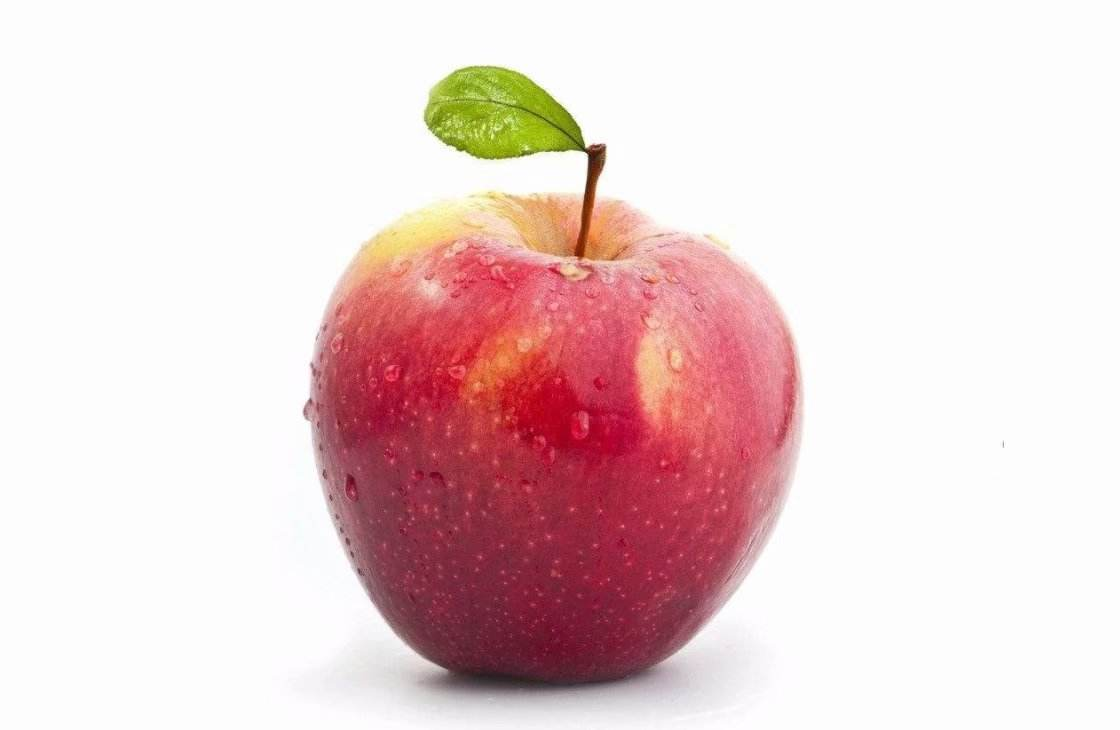
#> input picture T30_Algorithm/P1_Hash/01_aHash/img_test/apple-01.jpg, 1120 x 730 px
$ python ahash_v3.py
#> lines starting #> are read from the running program, lines starting #| are printed output that depends on the picture; long printed decimals are rounded
"""
以图搜图：均值哈希算法（Average Hash Algorithm）的原理与实现
测试环境：win10 | python 3.9.13 | OpenCV 4.4.0 | numpy 1.21.1
实验时间：2023-10-20
"""

# ---------------------------------------------------------------------------------------------------------------------
# 单图测试
# ---------------------------------------------------------------------------------------------------------------------

import os
import cv2
import numpy as np
import matplotlib.pyplot as plt

# # 测试图片路径
# img_path = 'img_test/apple-01.jpg'

# 获取当前脚本文件的路径
script_dir = os.path.dirname(__file__)
print(script_dir)

# 测试图片全路径
img_path = os.path.join(script_dir, 'img_test/apple-01.jpg')
print(img_path)

# 通过OpenCV加载图像
img = cv2.imread(img_path)
#> img is the input picture: shape (730, 1120, 3); mean B, G, R 210.4, 210.1, 234.1
plt.imshow(img, cmap='gray')
plt.show()

# 通道重排，从BGR转换为RGB
img_rgb = cv2.cvtColor(img, cv2.COLOR_BGR2RGB)
plt.imshow(img_rgb, cmap='gray')
plt.show()

# 使用OpenCV的resize函数将图像缩放为8x8像素，采用Cubic插值方法进行图像重采样（目的是确保图像的一致性，并降低计算的复杂度）
# cv2.INTER_NEAREST：最近邻插值，也称为最近邻算法。它简单地使用最接近目标像素的原始像素的值。虽然计算速度快，但可能导致图像质量下降。
# cv2.INTER_LINEAR：双线性插值，通过对最近的4个像素进行线性加权来估计目标像素的值。比最近邻插值更精确，但计算成本略高。
# cv2.INTER_CUBIC：双三次插值，使用16个最近像素的加权平均值来估计目标像素的值。通常情况下，这是一个不错的插值方法，适用于图像缩小。
# cv2.INTER_LANCZOS4：Lanczos插值，一种高质量的插值方法，使用Lanczos窗口函数。通常用于缩小图像，以保留图像中的细节和纹理。
img_resize = cv2.resize(img_rgb, (8, 8), cv2.INTER_CUBIC)
plt.imshow(img_resize, cmap='gray')
plt.show()
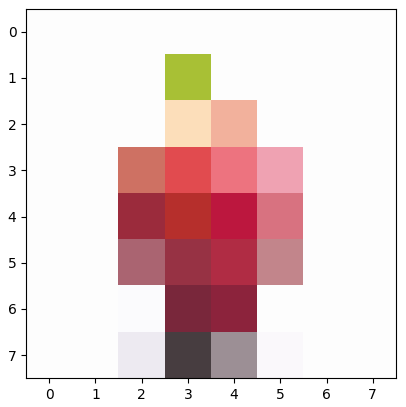
#> figure drawn by matplotlib, 1 panel

# 图像灰度化：将彩色图像转换为灰度图像。
img_gray = cv2.cvtColor(img_resize, cv2.COLOR_BGR2GRAY)
print(f"缩放8x8的图像中每个像素的颜色=\n{img_gray}")
#| 缩放8x8的图像中每个像素的颜色=
#| [[253 253 253 253 253 253 253 253]
#|  [253 253 253 148 253 253 253 253]
#|  [253 253 253 215 178 253 253 253]
#|  [253 253 119  93 132 176 253 253]
#|  [253 253  61  61  53 130 253 253]
#|  [253 253 112  67  66 142 253 253]
#|  [253 253 252  54  54 253 253 253]
#|  [253 253 236  63 146 249 253 253]]
plt.imshow(img_gray, cmap='gray')
plt.show()
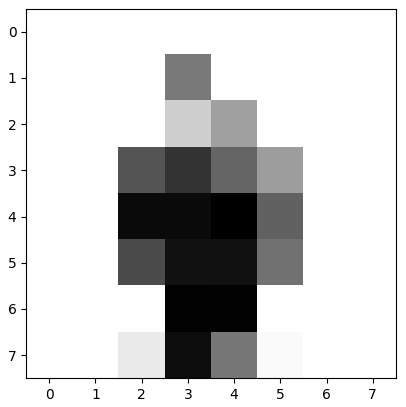
#> figure drawn by matplotlib, 1 panel

img_average = np.mean(img_gray)
#> img_average = 209.9
print(f"灰度图像中所有像素的平均值={img_average}")
#| 灰度图像中所有像素的平均值=209.891

# 遍历图像像素：嵌套循环遍历图像的所有像素，对比灰度图像的平均灰度值，转换为二进制的图像哈希值
# img_gray：是灰度图像
# img_gray.shape[0] 和 img_gray.shape[1] 分别表示图像的高度和宽度
img_hash_binary = []
for i in range(img_gray.shape[0]):
    for j in range(img_gray.shape[1]):
        if img_gray[i,j] >= img_average:
            img_hash_binary.append(1)
        else:
            img_hash_binary.append(0)
print(f"对比灰度图像的平均像素值降噪（图像的二进制哈希值）数组={img_hash_binary}")
#| 对比灰度图像的平均像素值降噪（图像的二进制哈希值）数组=[1, 1, 1, 1, 1, 1, 1, 1, 1, 1, 1, 0, 1, 1, 1, 1, 1, 1, 1, 1, 0, 1, 1, 1, 1, 1, 0, 0, 0, 0, 1, 1, 1, 1, 0, 0, 0, 0, 1, 1, 1, 1, 0, 0, 0, 0, 1, 1, 1, 1, 1, 0, 0, 1, 1, 1, 1, 1, 1, 0, 0, 1, 1, 1]

# 将列表中的元素转换为字符串并连接起来，形成一组64位的图像二进制哈希值字符串
img_hash_binary_str = ''.join(map(str, img_hash_binary))
print(f"对比灰度图像的平均像素值降噪（图像的二进制哈希值）={img_hash_binary_str}")
#| 对比灰度图像的平均像素值降噪（图像的二进制哈希值）=1111111111101111111101111100001111000011110000111110011111100111

# lambda表达式
img_hash_binary_str = ""
for i in range(8):
    img_hash_binary_str += ''.join(map(lambda i: '0' if i < img_average else '1', img_gray[i]))
print(f"对比灰度图像的平均像素值降噪（图像的二进制哈希值）={img_hash_binary_str}")
#| 对比灰度图像的平均像素值降噪（图像的二进制哈希值）=1111111111101111111101111100001111000011110000111110011111100111

# 用于存储图像哈希值的十六进制
img_hash = ""
# 遍历二进制哈希值：通过循环，代码以4位为一组遍历二进制哈希值 img_hash_binary_str。
# range(0, 64, 4) 确保代码在哈希值的每4位之间进行迭代。
for i in range(0, 64, 4):
    # 将4位二进制转换为一个十六进制字符
    # 在每次循环中，代码取出哈希值中的4位二进制（例如，img_hash_binary_str[i : i + 4]）
    # 然后使用'%x' % int(..., 2)将这4位二进制转换为一个十六进制字符。
    # int(..., 2)将二进制字符串转换为整数，'%x'将整数转换为十六进制字符。
    # 将十六进制字符追加到 img_hash：在每次循环中，得到的十六进制字符将被追加到 img_hash 字符串中。
    img_hash += "".join('%x' % int(img_hash_binary_str[i : i + 4], 2))
#> after the loop, img_hash = 'ffeff7c3c3c3e7e7'
print(f"图像可识别的哈希值={img_hash}")
#| 图像可识别的哈希值=ffeff7c3c3c3e7e7

$ run again, with T30_Algorithm/P1_Hash/01_aHash/img_test/apple-03.jpg copied over T30_Algorithm/P1_Hash/01_aHash/img_test/apple-01.jpg
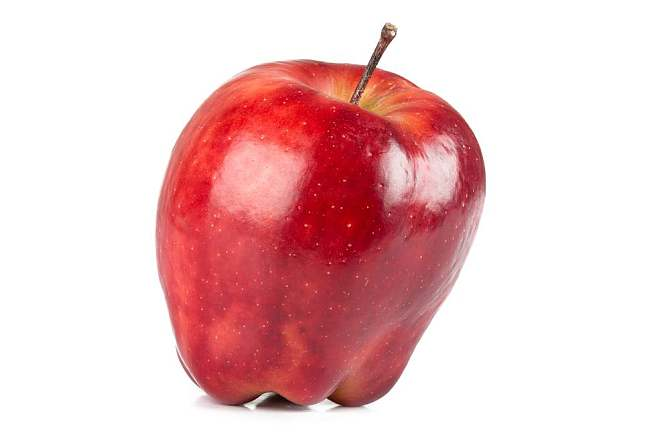
#> input picture T30_Algorithm/P1_Hash/01_aHash/img_test/apple-03.jpg, 670 x 447 px
#> img is the input picture: shape (447, 670, 3); mean B, G, R 200.7, 199, 236.9
#> `plt.show()`:
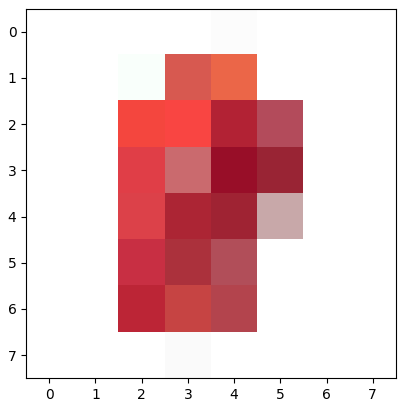
#> figure drawn by matplotlib, 1 panel
#| 缩放8x8的图像中每个像素的颜色=
#| [[255 255 255 255 252 255 255 255]
#|  [255 255 253 101 108 255 255 255]
#|  [255 255  87  89  56  92 255 255]
#|  [255 255  83 118  38  54 255 255]
#|  [255 255  85  57  54 172 255 255]
#> (further printed lines are left out)
#> `plt.show()`:
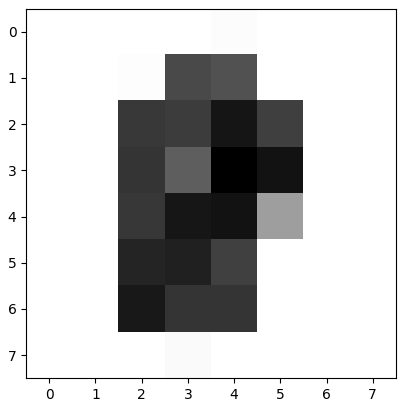
#> figure drawn by matplotlib, 1 panel
#> img_average = 200.9
#| 灰度图像中所有像素的平均值=200.906
#| 对比灰度图像的平均像素值降噪（图像的二进制哈希值）数组=[1, 1, 1, 1, 1, 1, 1, 1, 1, 1, 1, 0, 0, 1, 1, 1, 1, 1, 0, 0, 0, 0, 1, 1, 1, 1, 0, 0, 0, 0, 1, 1, 1, 1, 0, 0, 0, 0, 1, 1, 1, 1, 0, 0, 0, 1, 1, 1, 1, 1, 0, 0, 0, 1, 1, 1, 1, 1, 1, 1, 1, 1, 1, 1]
#| 对比灰度图像的平均像素值降噪（图像的二进制哈希值）=1111111111100111110000111100001111000011110001111100011111111111
#| 对比灰度图像的平均像素值降噪（图像的二进制哈希值）=1111111111100111110000111100001111000011110001111100011111111111
#> after the loop `for i in range(0, 64, 4):`: img_hash = 'ffe7c3c3c3c7c7ff'
#| 图像可识别的哈希值=ffe7c3c3c3c7c7ff

$ run again, with T30_Algorithm/P1_Hash/01_aHash/img_test/apple-04.jpg copied over T30_Algorithm/P1_Hash/01_aHash/img_test/apple-01.jpg
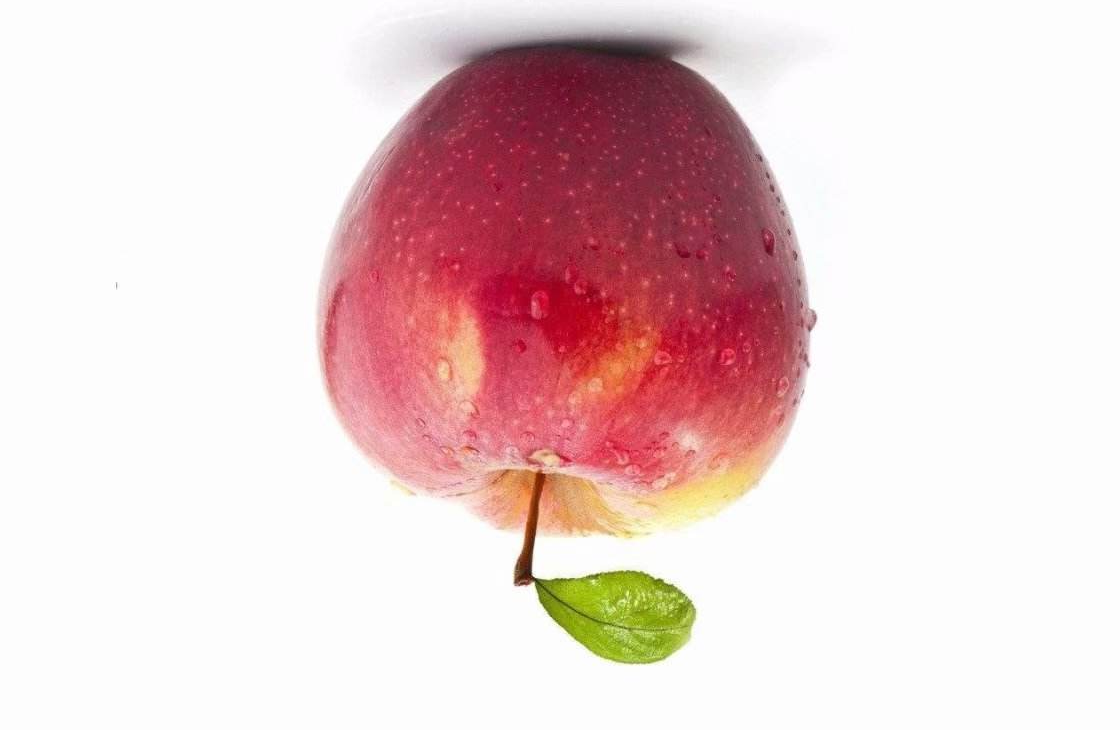
#> input picture T30_Algorithm/P1_Hash/01_aHash/img_test/apple-04.jpg, 1120 x 730 px
#> img is the input picture: shape (730, 1120, 3); mean B, G, R 210.4, 210.1, 234.1
#> `plt.show()`:
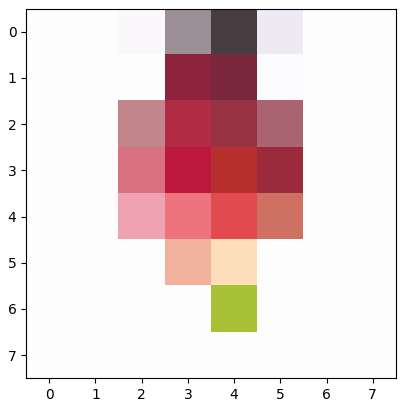
#> figure drawn by matplotlib, 1 panel
#| 缩放8x8的图像中每个像素的颜色=
#| [[253 253 249 146  63 236 253 253]
#|  [253 253 253  54  54 252 253 253]
#|  [253 253 142  66  67 112 253 253]
#|  [253 253 130  53  61  61 253 253]
#|  [253 253 176 132  93 119 253 253]
#> (further printed lines are left out)
#> `plt.show()`:
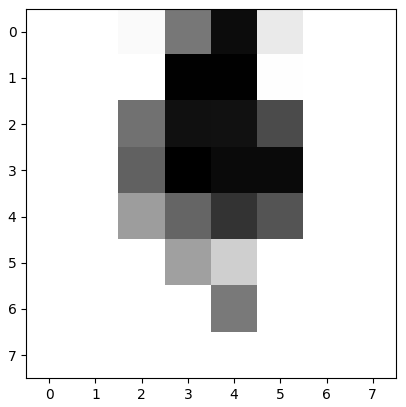
#> figure drawn by matplotlib, 1 panel
#> img_average = 209.9
#| 灰度图像中所有像素的平均值=209.891
#| 对比灰度图像的平均像素值降噪（图像的二进制哈希值）数组=[1, 1, 1, 0, 0, 1, 1, 1, 1, 1, 1, 0, 0, 1, 1, 1, 1, 1, 0, 0, 0, 0, 1, 1, 1, 1, 0, 0, 0, 0, 1, 1, 1, 1, 0, 0, 0, 0, 1, 1, 1, 1, 1, 0, 1, 1, 1, 1, 1, 1, 1, 1, 0, 1, 1, 1, 1, 1, 1, 1, 1, 1, 1, 1]
#| 对比灰度图像的平均像素值降噪（图像的二进制哈希值）=1110011111100111110000111100001111000011111011111111011111111111
#| 对比灰度图像的平均像素值降噪（图像的二进制哈希值）=1110011111100111110000111100001111000011111011111111011111111111
#> after the loop `for i in range(0, 64, 4):`: img_hash = 'e7e7c3c3c3eff7ff'
#| 图像可识别的哈希值=e7e7c3c3c3eff7ff
